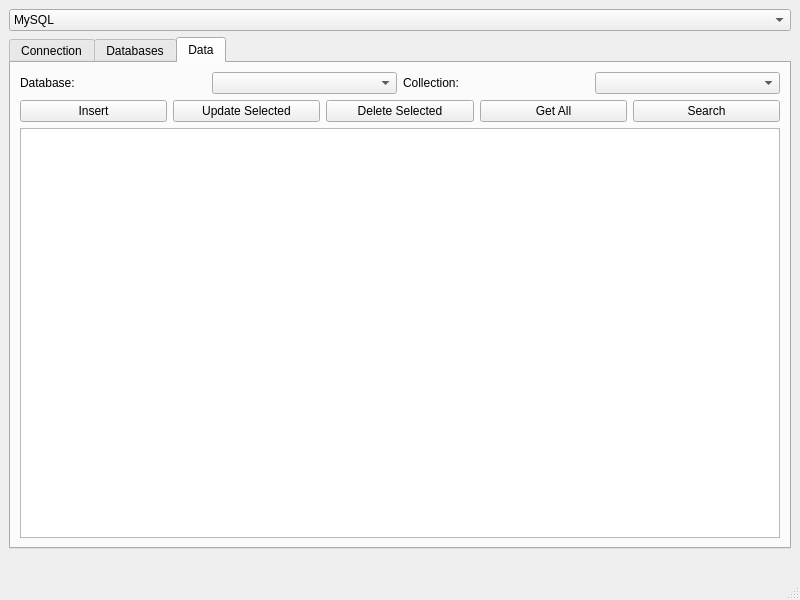
<?xml version="1.0" encoding="UTF-8"?>
<ui version="4.0">
 <class>MainWindow</class>
 <widget class="QMainWindow" name="MainWindow">
  <property name="geometry">
   <rect>
    <x>0</x>
    <y>0</y>
    <width>800</width>
    <height>600</height>
   </rect>
  </property>
  <property name="windowTitle">
   <string>MainWindow</string>
  </property>
  <widget class="QWidget" name="centralwidget">
   <layout class="QVBoxLayout" name="verticalLayout_3">
    <item>
     <layout class="QVBoxLayout" name="verticalLayout_2">
      <item>
       <widget class="QComboBox" name="databaseSelection">
        <item>
         <property name="text">
          <string>MySQL</string>
         </property>
        </item>
        <item>
         <property name="text">
          <string>MongoDB</string>
         </property>
        </item>
        <item>
         <property name="text">
          <string>ArangoDB</string>
         </property>
        </item>
       </widget>
      </item>
      <item>
       <layout class="QHBoxLayout" name="horizontalLayout">
        <item>
         <widget class="QTabWidget" name="tabWidget">
          <property name="currentIndex">
           <number>2</number>
          </property>
          <widget class="QWidget" name="tab">
           <attribute name="title">
            <string>Connection</string>
           </attribute>
           <layout class="QVBoxLayout" name="verticalLayout">
            <item>
             <widget class="QPushButton" name="loadConfigButton">
              <property name="text">
               <string>Load config</string>
              </property>
             </widget>
            </item>
            <item>
             <widget class="QPushButton" name="connectButton">
              <property name="text">
               <string>Connect</string>
              </property>
             </widget>
            </item>
           </layout>
          </widget>
          <widget class="QWidget" name="tab_3">
           <attribute name="title">
            <string>Databases</string>
           </attribute>
           <layout class="QVBoxLayout" name="verticalLayout_5">
            <item>
             <layout class="QHBoxLayout" name="horizontalLayout_2">
              <item>
               <widget class="QLabel" name="label">
                <property name="text">
                 <string>Enter Database Name:</string>
                </property>
               </widget>
              </item>
              <item>
               <widget class="QLineEdit" name="databaseNameInput"/>
              </item>
             </layout>
            </item>
            <item>
             <widget class="QPushButton" name="createDatabaseButton">
              <property name="text">
               <string>Create Database</string>
              </property>
             </widget>
            </item>
            <item>
             <widget class="QPushButton" name="deleteSelectedDatabaseButton">
              <property name="text">
               <string>Delete Selected Database</string>
              </property>
             </widget>
            </item>
            <item>
             <widget class="QTableWidget" name="tableWidget_2"/>
            </item>
           </layout>
          </widget>
          <widget class="QWidget" name="tab_2">
           <attribute name="title">
            <string>Data</string>
           </attribute>
           <layout class="QVBoxLayout" name="verticalLayout_4">
            <item>
             <layout class="QHBoxLayout" name="horizontalLayout_3">
              <item>
               <widget class="QLabel" name="label_2">
                <property name="text">
                 <string>Database:</string>
                </property>
               </widget>
              </item>
              <item>
               <widget class="QComboBox" name="databaseSelectionData"/>
              </item>
              <item>
               <widget class="QLabel" name="label_3">
                <property name="text">
                 <string>Collection:</string>
                </property>
               </widget>
              </item>
              <item>
               <widget class="QComboBox" name="collectionSelectionData"/>
              </item>
             </layout>
            </item>
            <item>
             <layout class="QHBoxLayout" name="horizontalLayout_6">
              <item>
               <widget class="QPushButton" name="insertButton">
                <property name="text">
                 <string>Insert</string>
                </property>
               </widget>
              </item>
              <item>
               <widget class="QPushButton" name="updateSelectedButton">
                <property name="text">
                 <string>Update Selected</string>
                </property>
               </widget>
              </item>
              <item>
               <widget class="QPushButton" name="deleteSelectedButton">
                <property name="text">
                 <string>Delete Selected</string>
                </property>
               </widget>
              </item>
              <item>
               <widget class="QPushButton" name="getAllButton">
                <property name="text">
                 <string>Get All</string>
                </property>
               </widget>
              </item>
              <item>
               <widget class="QPushButton" name="searchButton">
                <property name="text">
                 <string>Search</string>
                </property>
               </widget>
              </item>
             </layout>
            </item>
            <item>
             <widget class="QTableWidget" name="tableWidget"/>
            </item>
           </layout>
          </widget>
         </widget>
        </item>
       </layout>
      </item>
      <item>
       <widget class="QLabel" name="statusMessage">
        <property name="text">
         <string/>
        </property>
       </widget>
      </item>
     </layout>
    </item>
   </layout>
  </widget>
  <widget class="QStatusBar" name="statusbar"/>
 </widget>
 <resources/>
 <connections/>
</ui>
